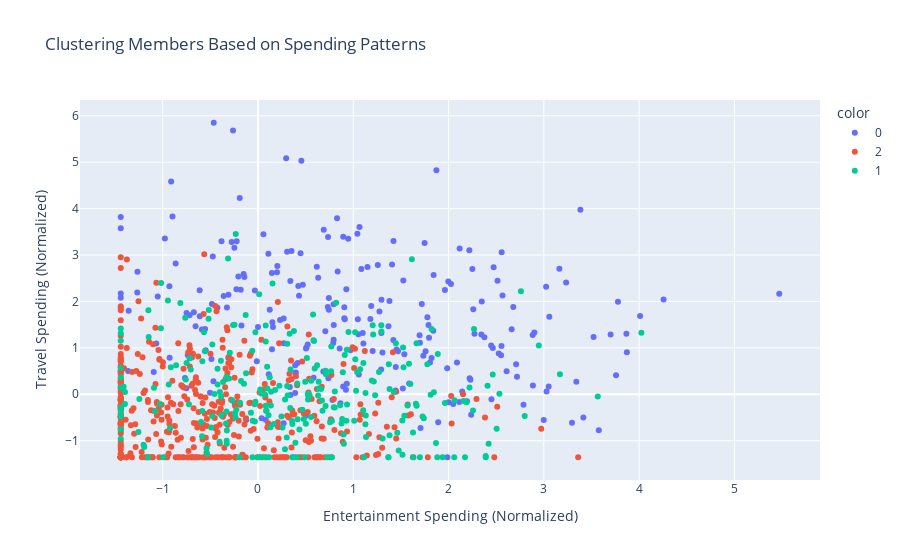

This figure's notebook cell:
### Markdown cell above
Cluster 0:	
	
	•High spending on Entertainment and Travel.

	•Could indicate leisure-oriented members.

Cluster 1:
	
	•Higher allocation to Healthcare and Education.

	•Focused on essentials and long-term priorities.

Cluster 2:
	
	•Balanced spending across Food, Groceries, and Utilities.
	
	•Conservative spenders prioritizing necessities.

### Code cell
# Scatter plot for clusters
scatter_fig = px.scatter(
    mad_normalized,
    x='Entertainment',
    y='Travel',
    color=mad_normalized['Cluster'].astype(str),
    title='Clustering Members Based on Spending Patterns',
    labels={'Cluster': 'Spending Cluster', 'Entertainment': 'Entertainment Spending (Normalized)', 'Travel': 'Travel Spending (Normalized)'},
    hover_name=pivot_spending.index
)

scatter_fig.show()

### Figure 1 — Plotly figure (JSON) as saved in the notebook; plotly's stock layout.template omitted (floating-point values rounded to 4 significant figures; data arrays with more than 128 entries replaced by an {"elided": "..."} marker saying what was removed)
{"data": [{"hovertemplate": "<b>%{hovertext}</b><br><br>color=0<br>Entertainment Spending (Normalized)=%{x}<br>Travel Spending (Normalized)=%{y}<extra></extra>", "hovertext": {"elided": "236 str values"}, "legendgroup": "0", "marker": {"color": "#636efa", "symbol": "circle"}, "mode": "markers", "name": "0", "orientation": "v", "showlegend": true, "type": "scatter", "x": {"elided": "236 float values"}, "xaxis": "x", "y": {"elided": "236 float values"}, "yaxis": "y"}, {"hovertemplate": "<b>%{hovertext}</b><br><br>color=2<br>Entertainment Spending (Normalized)=%{x}<br>Travel Spending (Normalized)=%{y}<extra></extra>", "hovertext": {"elided": "430 str values"}, "legendgroup": "2", "marker": {"color": "#EF553B", "symbol": "circle"}, "mode": "markers", "name": "2", "orientation": "v", "showlegend": true, "type": "scatter", "x": {"elided": "430 float values"}, "xaxis": "x", "y": {"elided": "430 float values"}, "yaxis": "y"}, {"hovertemplate": "<b>%{hovertext}</b><br><br>color=1<br>Entertainment Spending (Normalized)=%{x}<br>Travel Spending (Normalized)=%{y}<extra></extra>", "hovertext": {"elided": "260 str values"}, "legendgroup": "1", "marker": {"color": "#00cc96", "symbol": "circle"}, "mode": "markers", "name": "1", "orientation": "v", "showlegend": true, "type": "scatter", "x": {"elided": "260 float values"}, "xaxis": "x", "y": {"elided": "260 float values"}, "yaxis": "y"}], "layout": {"legend": {"title": {"text": "color"}, "tracegroupgap": 0}, "title": {"text": "Clustering Members Based on Spending Patterns"}, "xaxis": {"anchor": "y", "domain": [0, 1], "title": {"text": "Entertainment Spending (Normalized)"}}, "yaxis": {"anchor": "x", "domain": [0, 1], "title": {"text": "Travel Spending (Normalized)"}}}}
